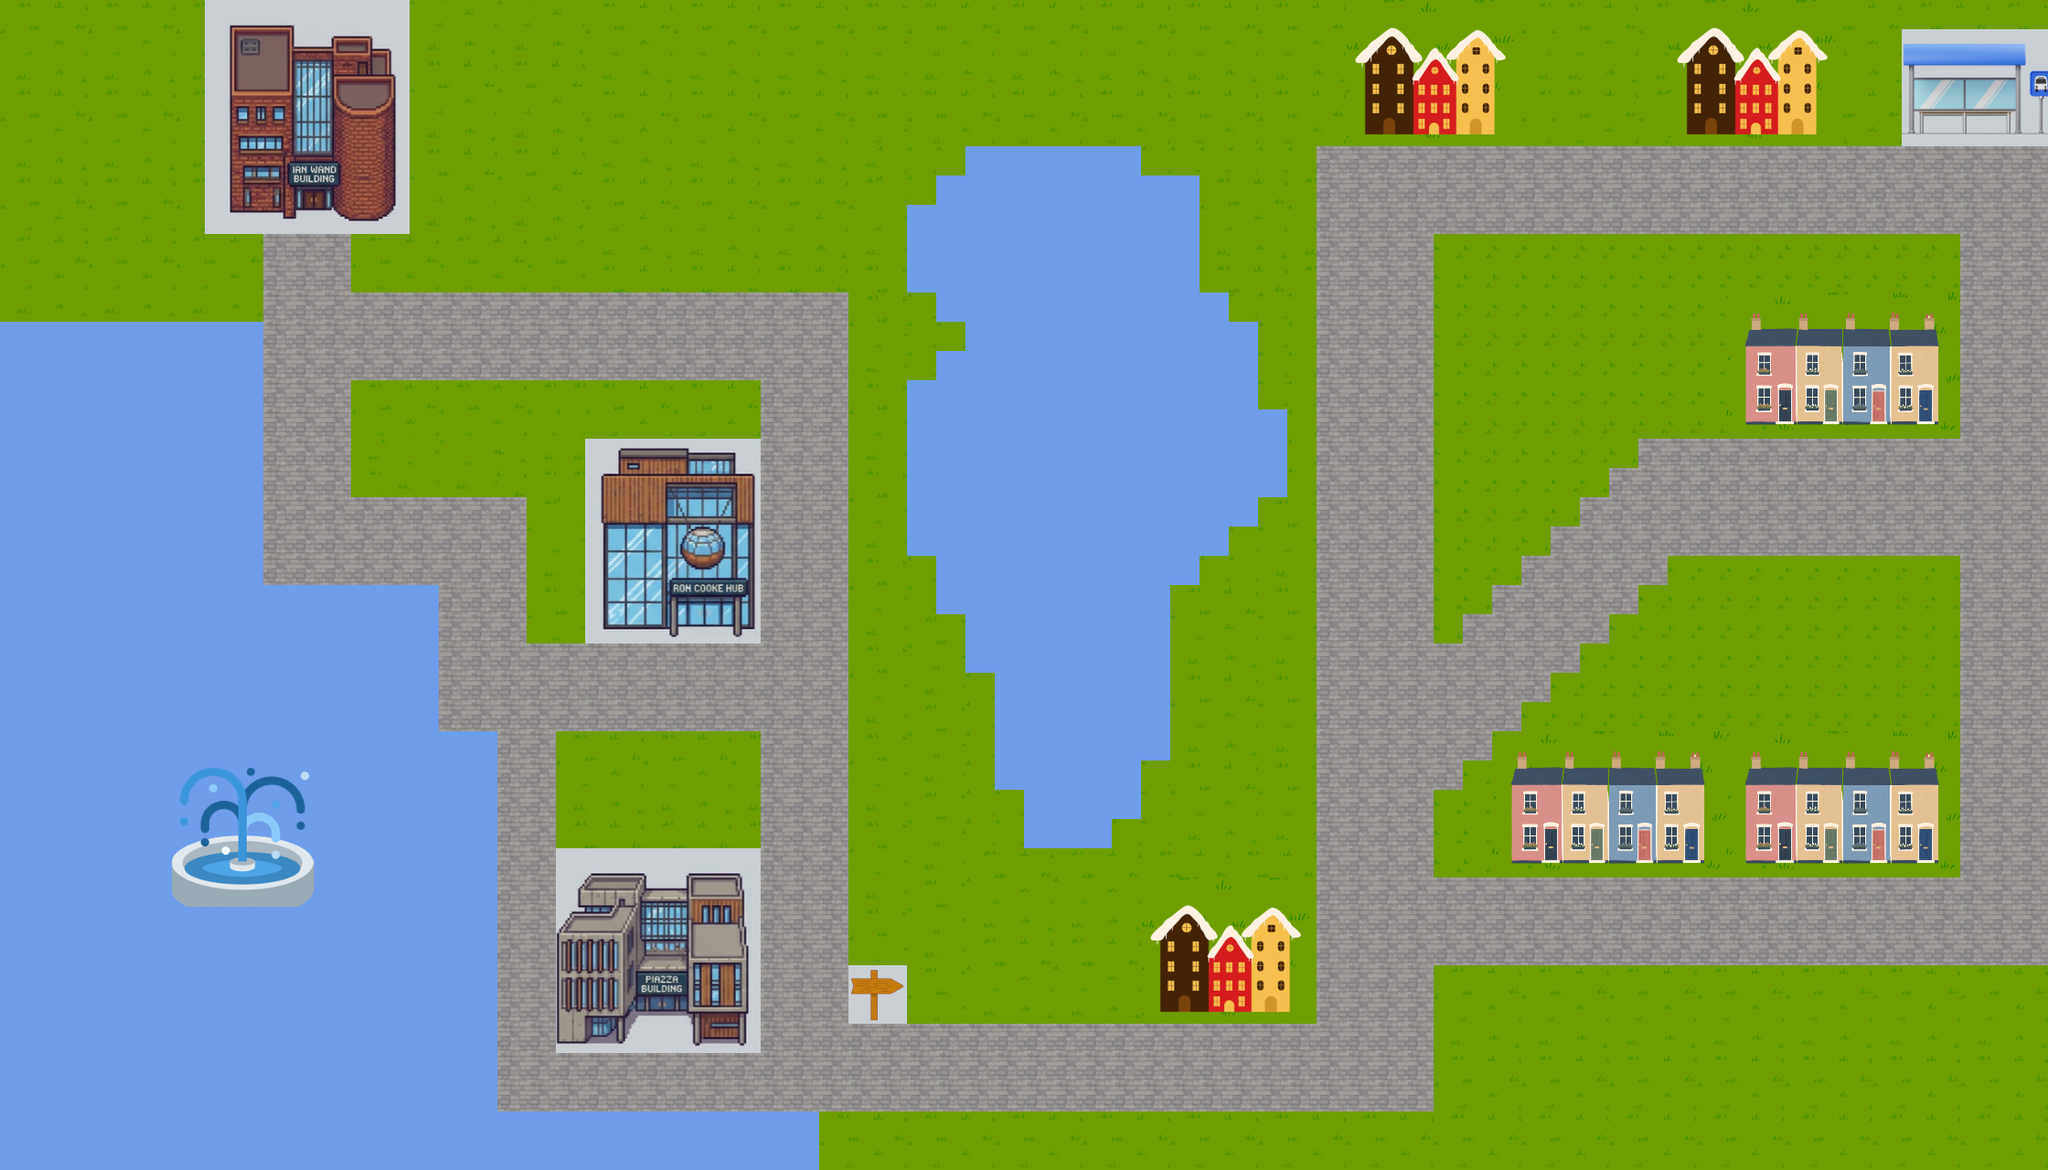

This is a level from a 2D game, rendered from its Tiled map with the project's own tilesets. A one-line summary and the map file follow, with tile-layer data summarised:
An orthogonal 70x40 tile map with 32x32 px tiles, 1 tile layer (Tile Layer 1), 2 tilesets and 22 objects.

<map version="1.10" tiledversion="1.12.2" orientation="orthogonal" renderorder="right-down" width="70" height="40" tilewidth="32" tileheight="32" infinite="0" nextlayerid="5" nextobjectid="27">
 <tileset firstgid="1" source="tileset.tsx" />
 <tileset firstgid="523" source="extraGraphics.tsx" />
 <layer id="1" name="Tile Layer 1" width="70" height="40">
  <data>[2800 cells, 2800 non-empty, 290 distinct tile ids]</data>
 </layer>
 <objectgroup id="2" name="gooseCollisionLayer">
  <object id="1" x="223.54" y="0.912409" width="223.54" height="252.737" />
  <object id="2" x="635.036" y="476.277" width="196.168" height="228.102" />
  <object id="4" x="613.279" y="930.235" width="210.716" height="222.968" />
  <object id="5" x="1247.91" y="987.001" width="182.916" height="129.991" />
  <object id="6" x="1648.34" y="812.594" width="483.852" height="140.063" />
  <object id="7" x="1890.27" y="324.112" width="240.769" height="149.323" />
  <object id="8" x="1451.56" y="2.31508" width="566.038" height="150.48" />
 </objectgroup>
 <objectgroup id="3" name="playerCollisionLayer" visible="0">
  <object id="9" x="223.54" y="0.912409" width="223.54" height="252.737" />
  <object id="10" x="635.036" y="473.961" width="194.623" height="227.539" />
  <object id="12" x="613.06" y="929.988" width="216.078" height="195.609" />
  <object id="13" x="1262.96" y="987.001" width="155.125" height="119.57" />
  <object id="14" x="1648.34" y="812.594" width="483.852" height="140.063" />
  <object id="15" x="1890.27" y="324.112" width="240.769" height="146.593" />
  <object id="16" x="1451.56" y="2.31508" width="566.038" height="143.656" />
  <object id="17" x="-3.21027" y="347.969" width="285.582" height="295.156" />
  <object id="18" x="-4.28036" y="642.547" width="481.866" height="637.282" />
  <object id="19" x="431.932" y="804.454" width="105.532" height="475.375" />
  <object id="20" x="476.166" y="1219.93" width="413.079" height="57.7519" />
  <object id="21" x="1054.59" y="0" width="357.596" height="939.332" />
 </objectgroup>
 <objectgroup id="4" name="eventLayer">
  <object id="23" x="1357.67" y="348.707" width="211.977" height="286.164">
   <properties>
    <property name="eventID" type="int" value="2" />
   </properties>
  </object>
  <object id="24" x="648.87" y="1098.36" width="137.554" height="120.583" rotation="0.35331">
   <properties>
    <property name="eventID" type="int" value="1" />
   </properties>
  </object>
  <object id="25" x="2067.71" y="9.31749" width="171.597" height="151.401">
   <properties>
    <property name="eventID" type="int" value="0" />
   </properties>
  </object>
 </objectgroup>
</map>
